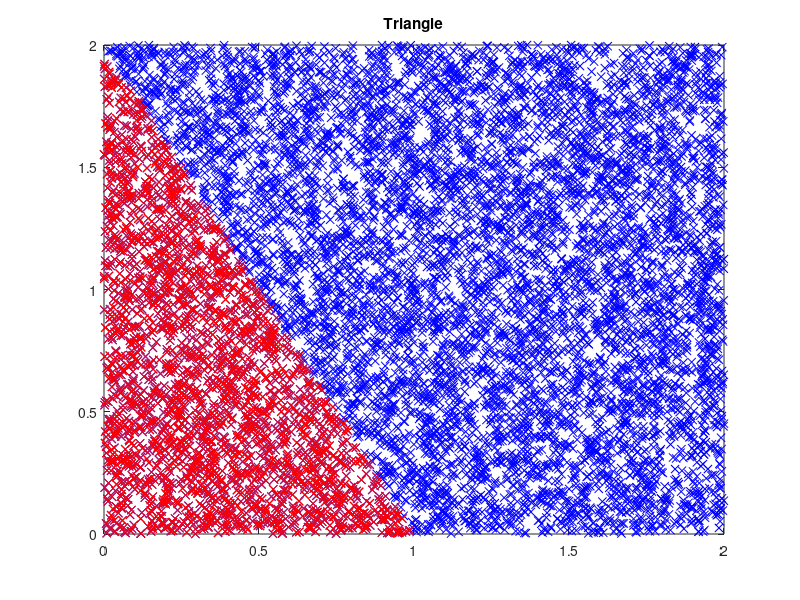

The MATLAB script that drew this image:
clear all;
close all;

trials = 10000;

figure(1);

clf;

point = rand([2 trials])*2;

plot(point(1,:),point(2,:), 'xb');

xlim([0 2]);
ylim([0 2]);

hold on;

count = 0;
pointarray = [];
x_expectation = [];
y_expectation = [];

for i=1:trials
    if((2*point(1,i)+point(2,i)) < 2)
        
        pointarray = [pointarray, point(1:2,i)];
        
        plot(point(1,i),point(2,i), 'xr');
        
        x_expectation = [x_expectation, point(1,i)];
        y_expectation = [y_expectation, point(2,i)];
        
        
        count = count+1;
        
    end
        
end

probability = count / trials;
title(['Triangle']);

mean(x_expectation)
mean(y_expectation)